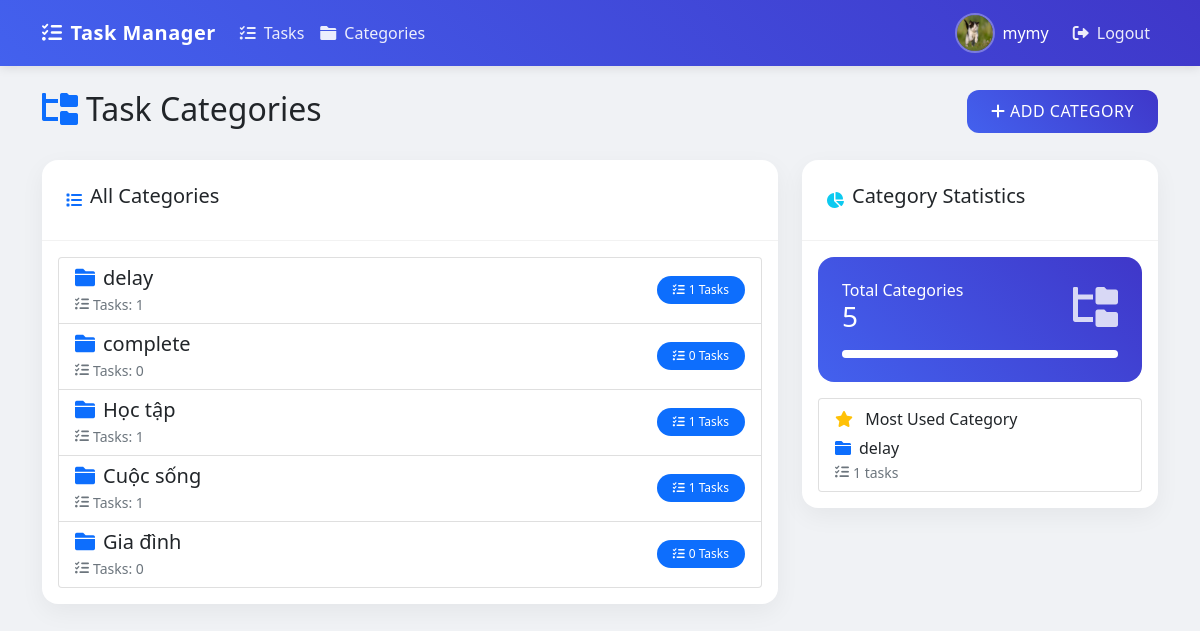
/categories (signed in), run on the app's committed database.
### app.py (models this page shows)
class User(UserMixin, db.Model):
    id = db.Column(db.Integer, primary_key=True)
    username = db.Column(db.String(80), unique=True, nullable=False)
    password_hash = db.Column(db.String(120), nullable=False)
    avatar = db.Column(db.String(200))
    is_admin = db.Column(db.Boolean, default=False)
    tasks = db.relationship('Task', backref='user', lazy=True)

class Category(db.Model):
    id = db.Column(db.Integer, primary_key=True)
    name = db.Column(db.String(100), nullable=False)
    tasks = db.relationship('Task', backref='category', lazy=True)

### app.py (the view, shortened to what this page needs)
@app.route('/categories', methods=['GET', 'POST'])
@login_required
def manage_categories():
    categories = Category.query.all()
    return render_template('categories.html', categories=categories)

### app.py (called while the page is built)
@login_manager.user_loader
def load_user(user_id):
    return User.query.get(int(user_id))

### templates/categories.html (shortened to what this page needs)
{% extends "base.html" %}
{% block content %}
<div class="row mb-4">
    <div class="col-md-8">
        <h2 class="d-flex align-items-center">
            <i class="fas fa-folder-tree me-2 text-primary"></i>
            Task Categories
        </h2>
    </div>
    <div class="col-md-4 text-end">
        <button type="button" class="btn btn-primary btn-icon" data-bs-toggle="modal" data-bs-target="#addCategoryModal">
            <i class="fas fa-plus"></i>
            <span>Add Category</span>
        </button>
    </div>
</div>
<div class="row">
    <div class="col-md-8">
        <div class="card">
            <div class="card-header d-flex align-items-center">
                <i class="fas fa-list text-primary me-2"></i>
                <h5>All Categories</h5>
            </div>
            <div class="card-body">
                {% if categories %}
                <div class="list-group">
                    {% for category in categories %}
                    <div class="list-group-item">
                        <div class="d-flex justify-content-between align-items-center">
                            <div>
                                <h5 class="mb-1 d-flex align-items-center">
                                    <i class="fas fa-folder me-2 text-primary"></i>
                                    {{ category.name }}
                                </h5>
                                <small class="text-muted d-flex align-items-center">
                                    <i class="fas fa-tasks me-1"></i>
                                    Tasks: {{ category.tasks|length }}
                                </small>
                            </div>
                            <div class="d-flex align-items-center">
                                <span class="badge bg-primary rounded-pill d-flex align-items-center">
                                    <i class="fas fa-list-check me-1"></i>
                                    {{ category.tasks|length }} Tasks
                                </span>
                            </div>
                        </div>
                    </div>
                    {% endfor %}
                </div>
                {% endif %}
            </div>
        </div>
    </div>
    <div class="col-md-4">
        <div class="card">
            <div class="card-header d-flex align-items-center">
                <i class="fas fa-chart-pie text-info me-2"></i>
                <h5>Category Statistics</h5>
            </div>
            <div class="card-body">
                <div class="stat-card mb-3">
                    <div class="d-flex justify-content-between align-items-center mb-3">
                        <div>
                            <h6 class="mb-0">Total Categories</h6>
                            <h3 class="mb-0">{{ categories|length }}</h3>
                        </div>
                        <i class="fas fa-folder-tree stat-icon"></i>
                    </div>
                    <div class="progress">
                        <div class="progress-bar bg-white" role="progressbar" style="width: 100%"></div>
                    </div>
                </div>
                {% if categories %}
                <div class="list-group">
                    <div class="list-group-item">
                        <div class="d-flex justify-content-between align-items-center">
                            <div>
                                <i class="fas fa-star text-warning me-2"></i>
                                <span>Most Used Category</span>
                            </div>
                        </div>
                        {% set most_used = categories|sort(attribute='tasks|length', reverse=true)|first %}
                        <div class="mt-2">
                            <h6 class="mb-1 d-flex align-items-center">
                                <i class="fas fa-folder me-2 text-primary"></i>
                                {{ most_used.name }}
                            </h6>
                            <small class="text-muted d-flex align-items-center">
                                <i class="fas fa-tasks me-1"></i>
                                {{ most_used.tasks|length }} tasks
                            </small>
                        </div>
                    </div>
                </div>
                {% endif %}
            </div>
        </div>
    </div>
</div>
{% endblock %}

### templates/base.html (shortened to what this page needs)
<!DOCTYPE html>
<html lang="en">
<head>
    <link href="https://cdn.jsdelivr.net/npm/bootstrap@5.1.3/dist/css/bootstrap.min.css" rel="stylesheet">
    <link rel="stylesheet" href="https://cdnjs.cloudflare.com/ajax/libs/font-awesome/6.0.0/css/all.min.css">
</head>
<body>
    <nav class="navbar navbar-expand-lg navbar-dark bg-primary">
        <div class="container">
            <a class="navbar-brand d-flex align-items-center" href="{{ url_for('index') }}">
                <i class="fas fa-tasks me-2"></i>
                Task Manager
            </a>
            <div class="collapse navbar-collapse" id="navbarNav">
                <ul class="navbar-nav me-auto">
                    {% if current_user.is_authenticated %}
                    <li class="nav-item">
                        <a class="nav-link d-flex align-items-center" href="{{ url_for('index') }}">
                            <i class="fas fa-list-check me-2"></i> Tasks
                        </a>
                    </li>
                    <li class="nav-item">
                        <a class="nav-link d-flex align-items-center" href="{{ url_for('manage_categories') }}">
                            <i class="fas fa-folder me-2"></i> Categories
                        </a>
                    </li>
                    {% endif %}
                </ul>
                <ul class="navbar-nav">
                    {% if current_user.is_authenticated %}
                    <li class="nav-item d-flex align-items-center">
                        <a href="{{ url_for('profile') }}" class="text-decoration-none d-flex align-items-center">
                            <img src="{{ current_user.avatar }}" alt="Avatar" class="avatar-img me-2">
                            <span class="text-white me-3">{{ current_user.username }}</span>
                        </a>
                    </li>
                    <li class="nav-item">
                        <a class="nav-link d-flex align-items-center" href="{{ url_for('logout') }}">
                            <i class="fas fa-sign-out-alt me-2"></i> Logout
                        </a>
                    </li>
                    {% endif %}
                </ul>
            </div>
        </div>
    </nav>
    <div class="container mt-4">
        {% block content %}{% endblock %}
    </div>
</body>
</html>

### templates/base.html (style rules this page uses)
:root { --primary-color: #4361ee; --secondary-color: #3f37c9; --success-color: #4cc9f0; --info-color: #4895ef; --warning-color: #f72585; --danger-color: #e63946; --light-color: #f8f9fa; --dark-color: #212529; --gradient-primary: linear-gradient(45deg, #4361ee, #3f37c9); --gradient-success: linear-gradient(45deg, #4cc9f0, #4895ef); --gradient-warning: linear-gradient(45deg, #f72585, #e63946); }
body { background-color: #f0f2f5; color: var(--dark-color); }
.navbar { background: var(--gradient-primary) !important; box-shadow: 0 2px 10px rgba(0,0,0,0.1); }
.navbar-brand { font-weight: 600; letter-spacing: 0.5px; }
.nav-link { color: rgba(255,255,255,0.9) !important; font-weight: 500; padding: 0.8rem 1.2rem; transition: all 0.3s ease; border-radius: 0.5rem; }
.card { border: none; border-radius: 1rem; box-shadow: 0 0.5rem 1.5rem rgba(0,0,0,0.05); transition: all 0.3s ease; background: white; overflow: hidden; }
.card-header { background: transparent; border-bottom: 1px solid rgba(0,0,0,0.05); padding: 1.5rem; }
.btn { border-radius: 0.75rem; padding: 0.6rem 1.5rem; font-weight: 500; transition: all 0.3s ease; text-transform: uppercase; letter-spacing: 0.5px; }
.btn-primary { background: var(--gradient-primary); border: none; }
.stat-card { background: var(--gradient-primary); color: white; padding: 1.5rem; border-radius: 1rem; margin-bottom: 1rem; }
.stat-icon { font-size: 2.5rem; opacity: 0.8; }
.progress { height: 0.5rem; border-radius: 1rem; background: rgba(255,255,255,0.2); overflow: hidden; }
.progress-bar { background: white; }
.badge { padding: 0.5rem 1rem; border-radius: 2rem; font-weight: 500; transition: all 0.3s ease; }
.avatar-img { width: 40px; height: 40px; border-radius: 50%; border: 2px solid rgba(255,255,255,0.3); transition: all 0.3s ease; }

### data on the page
User: avatar (picture), username "mymy"
Category: name "delay", tasks|length "1"
Category: name "complete", tasks|length "0"
Category: name "Học tập", tasks|length "1"
Category: name "Cuộc sống", tasks|length "1"
Category: name "Gia đình", tasks|length "0"

### other printed values
{{ categories|length }} "5"
{{ most_used.tasks|length }} "1"
